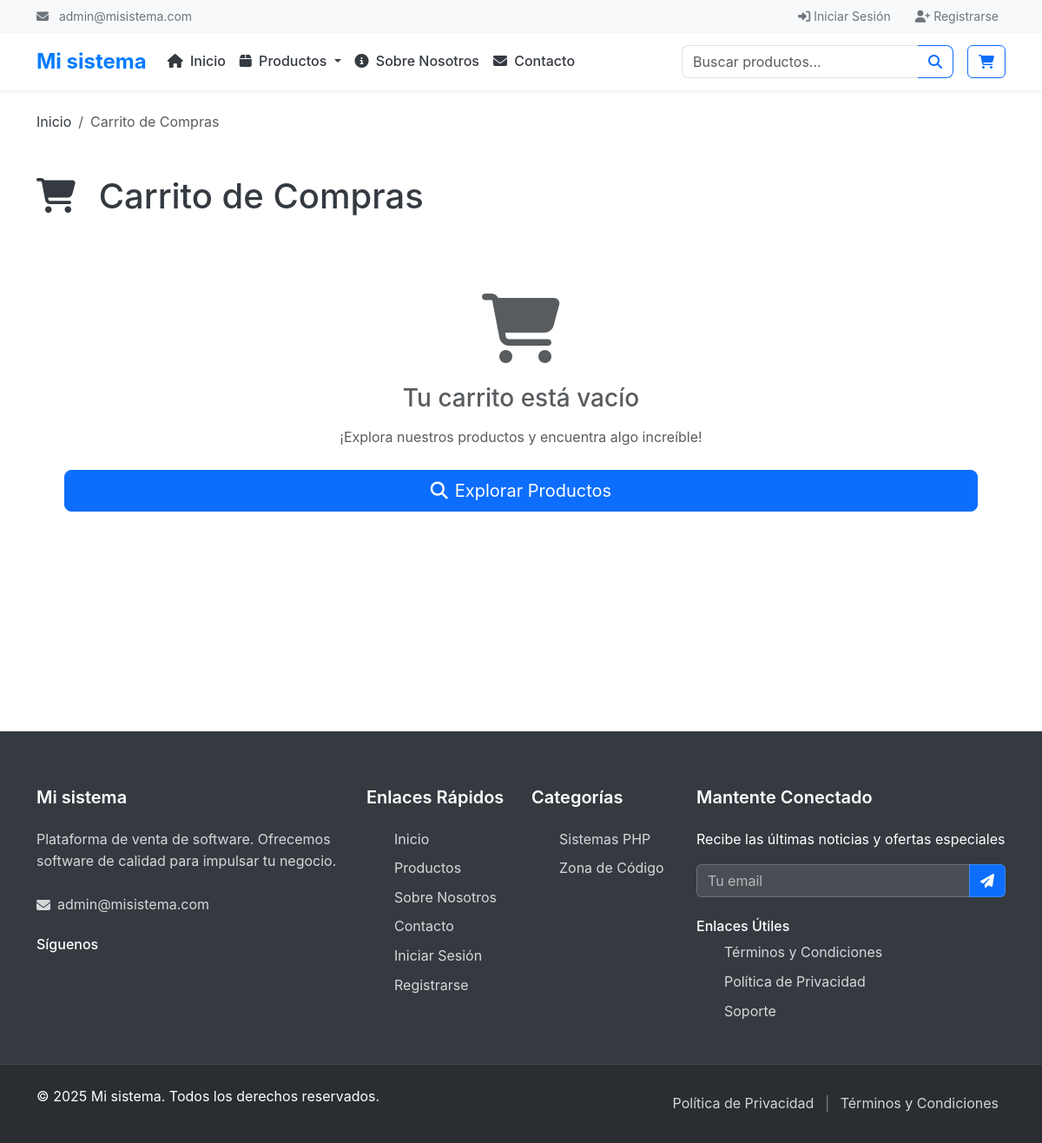
Screenshot of /pages/cart.php with the database file from the repository.
### tables this page shows
CREATE TABLE `menu_items` (
  `id` int(11) NOT NULL,
  `title` varchar(200) NOT NULL,
  `url` varchar(500) NOT NULL,
  `parent_id` int(11) DEFAULT NULL,
  `menu_location` enum('main','footer','sidebar','mobile','user') DEFAULT 'main',
  `icon` varchar(100) DEFAULT NULL,
  `target` enum('_self','_blank') DEFAULT '_self',
  `is_active` tinyint(1) DEFAULT 1,
  `sort_order` int(11) DEFAULT 0,
  `created_at` timestamp NOT NULL DEFAULT current_timestamp(),
  `updated_at` timestamp NOT NULL DEFAULT current_timestamp() ON UPDATE current_timestamp()
);

CREATE TABLE `categories` (
  `id` int(11) NOT NULL,
  `name` varchar(100) NOT NULL,
  `slug` varchar(120) NOT NULL,
  `description` text DEFAULT NULL,
  `image` varchar(255) DEFAULT NULL,
  `is_active` tinyint(1) DEFAULT 1,
  `sort_order` int(11) DEFAULT 0,
  `created_at` timestamp NOT NULL DEFAULT current_timestamp(),
  `updated_at` timestamp NOT NULL DEFAULT current_timestamp() ON UPDATE current_timestamp()
);

### config/functions.php (called while the page is built, shortened)
<?php
function getSetting($key, $default = '') {
    static $settings = null;
    if ($settings === null) {
        $db = Database::getInstance()->getConnection();
        $stmt = $db->query("SELECT setting_key, setting_value FROM settings");
        $settings = [];
        while ($row = $stmt->fetch()) {
            $settings[$row['setting_key']] = $row['setting_value'];
        }
    }
    return isset($settings[$key]) ? $settings[$key] : $default;
}
function isLoggedIn() {
    return isset($_SESSION[SESSION_NAME]) && !empty($_SESSION[SESSION_NAME]);
}
?>

### includes/header.php (shortened to what this page needs)
<?php
$siteName = getSetting('site_name', 'MiSistema');
$siteLogo = getSetting('site_logo', '');
try {
    $db = Database::getInstance()->getConnection();
    $stmt = $db->query("
        SELECT * FROM menu_items
        WHERE menu_location = 'main' AND is_active = 1 AND parent_id IS NULL
        ORDER BY sort_order ASC
    ");
    $mainMenuItems = $stmt->fetchAll();
    $subMenus = [];
    foreach ($mainMenuItems as $item) {
        $stmt = $db->prepare("
            SELECT * FROM menu_items
            WHERE parent_id = ? AND is_active = 1
            ORDER BY sort_order ASC
        ");
        $stmt->execute([$item['id']]);
        $subMenus[$item['id']] = $stmt->fetchAll();
    }
} catch (Exception $e) {
    $mainMenuItems = [];
    $subMenus = [];
}
function processMenuUrl($url) {
    if (strpos($url, '/') === 0) {
        return SITE_URL . $url;
    }
    return SITE_URL . '/' . $url;
}
$currentUser = getCurrentUser();
?>
<header class="main-header">
    <div class="top-bar d-none d-lg-block">
        <div class="container">
            <div class="row align-items-center">
                <div class="col-md-6">
                    <div class="top-bar-left">
                        <span class="top-bar-text">
                            <i class="fas fa-envelope me-2"></i>
                            <?php echo getSetting('site_email', 'info@misistema.com'); ?>
                        </span>
                    </div>
                </div>
                <div class="col-md-6">
                    <div class="top-bar-right text-end">
                        <div class="user-menu ms-3">
                            <?php if (isLoggedIn() && $currentUser): ?>
                                <div class="dropdown">
                                    <a href="#" class="dropdown-toggle user-link" data-bs-toggle="dropdown">
                                        <i class="fas fa-user me-1"></i>
                                        <?php echo htmlspecialchars($currentUser['first_name']); ?>
                                    </a>
                                    <ul class="dropdown-menu">
                                        <li><a class="dropdown-item" href="<?php echo SITE_URL; ?>/dashboard"><i class="fas fa-tachometer-alt me-2"></i>Mi Dashboard</a></li>
                                        <li><a class="dropdown-item" href="<?php echo SITE_URL; ?>/mis-compras"><i class="fas fa-shopping-bag me-2"></i>Mis Compras</a></li>
                                        <li><a class="dropdown-item" href="<?php echo SITE_URL; ?>/perfil"><i class="fas fa-user me-2"></i>Mi Perfil</a></li>
                                        <li><a class="dropdown-item" href="<?php echo SITE_URL; ?>/configuracion"><i class="fas fa-cog me-2"></i>Configuración</a></li>
                                        <li><hr class="dropdown-divider"></li>
                                        <li><a class="dropdown-item" href="<?php echo SITE_URL; ?>/logout"><i class="fas fa-sign-out-alt me-2"></i>Cerrar Sesión</a></li>
                                    </ul>
                                </div>
                            <?php else: ?>
                                <a href="<?php echo SITE_URL; ?>/login" class="user-link">
                                    <i class="fas fa-sign-in-alt me-1"></i>Iniciar Sesión
                                </a>
                                <a href="<?php echo SITE_URL; ?>/register" class="user-link ms-2">
                                    <i class="fas fa-user-plus me-1"></i>Registrarse
                                </a>
                            <?php endif; ?>
                        </div>
                    </div>
                </div>
            </div>
        </div>
    </div>
    <nav class="navbar navbar-expand-lg navbar-light bg-white shadow-sm">
        <div class="container">
            <a class="navbar-brand" href="<?php echo SITE_URL; ?>">
                <?php if ($siteLogo): ?>
                    <img src="<?php echo UPLOADS_URL; ?>/logos/<?php echo $siteLogo; ?>" alt="<?php echo htmlspecialchars($siteName); ?>" class="logo">
                <?php else: ?>
                    <span class="logo-text"><?php echo htmlspecialchars($siteName); ?></span>
                <?php endif; ?>
            </a>
            <div class="collapse navbar-collapse" id="navbarNav">
                <ul class="navbar-nav me-auto">
                    <?php foreach ($mainMenuItems as $item): ?>
                        <li class="nav-item <?php echo !empty($subMenus[$item['id']]) ? 'dropdown' : ''; ?>">
                            <?php if (!empty($subMenus[$item['id']])): ?>
                                <a class="nav-link dropdown-toggle" href="#" role="button" data-bs-toggle="dropdown">
                                    <?php if ($item['icon']): ?>
                                        <i class="<?php echo $item['icon']; ?> me-1"></i>
                                    <?php endif; ?>
                                    <?php echo htmlspecialchars($item['title']); ?>
                                </a>
                            <?php else: ?>
                                <a class="nav-link" href="<?php echo processMenuUrl($item['url']); ?>" <?php echo $item['target'] == '_blank' ? 'target="_blank"' : ''; ?>>
                                    <?php if ($item['icon']): ?>
                                        <i class="<?php echo $item['icon']; ?> me-1"></i>
                                    <?php endif; ?>
                                    <?php echo htmlspecialchars($item['title']); ?>
                                </a>
                            <?php endif; ?>
                        </li>
                    <?php endforeach; ?>
                </ul>
                <div class="navbar-actions d-flex align-items-center">
                    <div class="search-box me-3">
                        <form class="d-flex" action="<?php echo SITE_URL; ?>/buscar" method="GET">
                            <div class="input-group">
                                <input class="form-control" type="search" placeholder="Buscar productos..." name="q" value="<?php echo htmlspecialchars($_GET['q'] ?? ''); ?>">
                                <button class="btn btn-outline-primary" type="submit">
                                    <i class="fas fa-search"></i>
                                </button>
                            </div>
                        </form>
                    </div>
                    <div class="cart-icon">
                        <a href="<?php echo SITE_URL; ?>/carrito" class="btn btn-outline-primary position-relative">
                            <i class="fas fa-shopping-cart"></i>
                        </a>
                    </div>
                </div>
            </div>
        </div>
    </nav>
</header>

### includes/footer.php (shortened to what this page needs)
<?php
$siteName = getSetting('site_name', 'MiSistema');
$siteDescription = getSetting('site_description', 'Plataforma de venta de software');
try {
    $db = Database::getInstance()->getConnection();
    $stmt = $db->query("
        SELECT * FROM menu_items
        WHERE menu_location = 'footer' AND is_active = 1
        ORDER BY sort_order ASC
    ");
    $footerMenuItems = $stmt->fetchAll();
    $stmt = $db->query("
        SELECT * FROM categories
        WHERE is_active = 1
        ORDER BY name ASC
        LIMIT 6
    ");
    $footerCategories = $stmt->fetchAll();
} catch (Exception $e) {
    $footerMenuItems = [];
    $footerCategories = [];
}
?>
<footer class="main-footer">
    <div class="footer-content">
        <div class="container">
            <div class="row g-4">
                <div class="col-lg-4 col-md-6">
                    <div class="footer-section">
                        <h5 class="footer-title"><?php echo htmlspecialchars($siteName); ?></h5>
                        <p class="footer-description">
                            <?php echo htmlspecialchars($siteDescription); ?>.
                            Ofrecemos software de calidad para impulsar tu negocio.
                        </p>
                        <div class="contact-info">
                            <?php if (getSetting('site_email')): ?>
                                <div class="contact-item">
                                    <i class="fas fa-envelope me-2"></i>
                                    <a href="mailto:<?php echo getSetting('site_email'); ?>">
                                        <?php echo getSetting('site_email'); ?>
                                    </a>
                                </div>
                            <?php endif; ?>
                        </div>
                        <div class="social-media mt-4">
                            <h6 class="social-title">Síguenos</h6>
                        </div>
                    </div>
                </div>
                <div class="col-lg-2 col-md-6">
                    <div class="footer-section">
                        <h5 class="footer-title">Enlaces Rápidos</h5>
                        <ul class="footer-links">
                            <li><a href="<?php echo SITE_URL; ?>">Inicio</a></li>
                            <li><a href="<?php echo SITE_URL; ?>/productos">Productos</a></li>
                            <li><a href="<?php echo SITE_URL; ?>/sobre-nosotros">Sobre Nosotros</a></li>
                            <li><a href="<?php echo SITE_URL; ?>/contacto">Contacto</a></li>
                            <?php if (isLoggedIn()): ?>
                                <li><a href="<?php echo SITE_URL; ?>/dashboard">Mi Cuenta</a></li>
                            <?php else: ?>
                                <li><a href="<?php echo SITE_URL; ?>/login">Iniciar Sesión</a></li>
                                <li><a href="<?php echo SITE_URL; ?>/register">Registrarse</a></li>
                            <?php endif; ?>
                        </ul>
                    </div>
                </div>
                <div class="col-lg-2 col-md-6">
                    <div class="footer-section">
                        <h5 class="footer-title">Categorías</h5>
                        <ul class="footer-links">
                            <?php if (empty($footerCategories)): ?>
                                <li><a href="<?php echo SITE_URL; ?>/categoria/sistemas-php">Sistemas PHP</a></li>
                                <li><a href="<?php echo SITE_URL; ?>/categoria/zona-codigo">Zona de Código</a></li>
                            <?php else: ?>
                                <?php foreach ($footerCategories as $category): ?>
                                    <li>
                                        <a href="<?php echo SITE_URL; ?>/categoria/<?php echo $category['slug']; ?>">
                                            <?php echo htmlspecialchars($category['name']); ?>
                                        </a>
                                    </li>
                                <?php endforeach; ?>
                            <?php endif; ?>
                        </ul>
                    </div>
                </div>
                <div class="col-lg-4 col-md-6">
                    <div class="footer-section">
                        <h5 class="footer-title">Mantente Conectado</h5>
                        <p class="newsletter-text">Recibe las últimas noticias y ofertas especiales</p>
                        <form class="newsletter-form mb-4" action="<?php echo SITE_URL; ?>/api/newsletter" method="POST">
                            <div class="input-group">
                                <input type="email" class="form-control" placeholder="Tu email" name="email" required>
                                <button class="btn btn-primary" type="submit">
                                    <i class="fas fa-paper-plane"></i>
                                </button>
                            </div>
                        </form>
                        <?php if (!empty($footerMenuItems)): ?>
                            <div class="footer-menu-items">
                                <h6>Enlaces Útiles</h6>
                                <ul class="footer-links">
                                    <?php foreach ($footerMenuItems as $item): ?>
                                        <li>
                                            <a href="<?php echo processMenuUrl($item['url']); ?>"
                                               <?php echo $item['target'] == '_blank' ? 'target="_blank"' : ''; ?>>
                                                <?php echo htmlspecialchars($item['title']); ?>
                                            </a>
                                        </li>
                                    <?php endforeach; ?>
                                </ul>
                            </div>
                        <?php endif; ?>
                    </div>
                </div>
            </div>
        </div>
    </div>
    <div class="footer-bottom">
        <div class="container">
            <div class="row align-items-center">
                <div class="col-md-6">
                    <div class="copyright">
                        <p>&copy; <?php echo date('Y'); ?> <?php echo htmlspecialchars($siteName); ?>. Todos los derechos reservados.</p>
                    </div>
                </div>
                <div class="col-md-6">
                    <div class="footer-bottom-links text-md-end">
                        <a href="<?php echo SITE_URL; ?>/poltica-de-privacidad">Política de Privacidad</a>
                        <span class="separator">|</span>
                        <a href="<?php echo SITE_URL; ?>/terminos-condiciones">Términos y Condiciones</a>
                    </div>
                </div>
            </div>
        </div>
    </div>
</footer>

### rows the page displays
menu_items: title "Inicio"
menu_items: title "Productos"
menu_items: title "Sobre Nosotros"
menu_items: title "Contacto"
categories: name "Sistemas PHP"
categories: name "Zona de Código"
menu_items: title "Términos y Condiciones"
menu_items: title "Política de Privacidad"
menu_items: title "Soporte"

### other values shown
getSetting('site_email', 'info@misistema.com') "admin@misistema.com"
$siteName "Mi sistema"
$siteDescription "Plataforma de venta de software"
getSetting('site_email') "admin@misistema.com"
